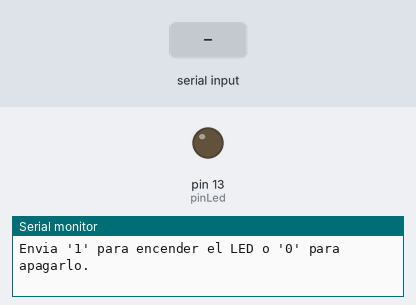
Bench run of a sketch on a simulated Arduino Uno, built with avr-gcc and run on an emulated ATmega328P. Shown: output pins drawn as LEDs (lit = HIGH), the last lines printed to the serial monitor. Inputs (shaded band) come from the test bench.

Above: at 1.2 s.
1.3 s: "1" received over Serial
At 2.4 s:
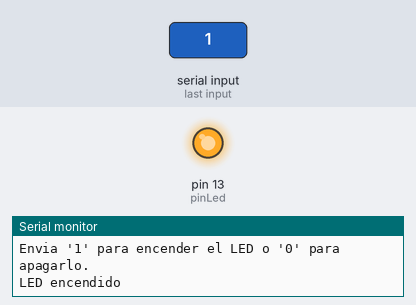
2.8 s: "0" received over Serial
At 3.6 s:
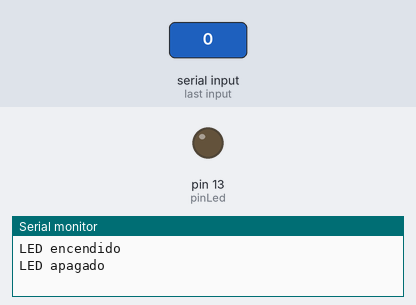
Timing chart, 0 to 5.8 s (numbered marks = the images above; inputs shaded):
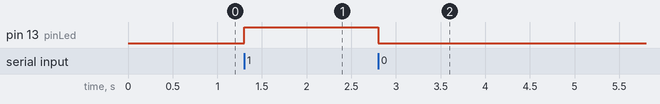

The sketch:

LED_controlado_por_comandos.ino
```cpp
const int pinLed = 13; // Pin donde está conectado el LED
char comando;          // Variable para guardar el dato recibido

void setup() {
  pinMode(pinLed, OUTPUT);     // Configura el pin del LED como salida
  Serial.begin(9600);          // Inicia la comunicación serie a 9600 baudios
  Serial.println("Envia '1' para encender el LED o '0' para apagarlo.");
}

void loop() {
  if (Serial.available() > 0) { // Verifica si hay datos disponibles en el monitor serie
    comando = Serial.read();    // Lee el carácter enviado

    if (comando == '1') {
      digitalWrite(pinLed, HIGH); // Enciende el LED
      Serial.println("LED encendido");
    }
    else if (comando == '0') {
      digitalWrite(pinLed, LOW);  // Apaga el LED
      Serial.println("LED apagado");
    }
  }
}
```

Measured:
- after the input at 1.3 s, pin 13 (pinLed): LOW → HIGH at once
- after the input at 2.8 s, pin 13 (pinLed): HIGH → LOW at once
